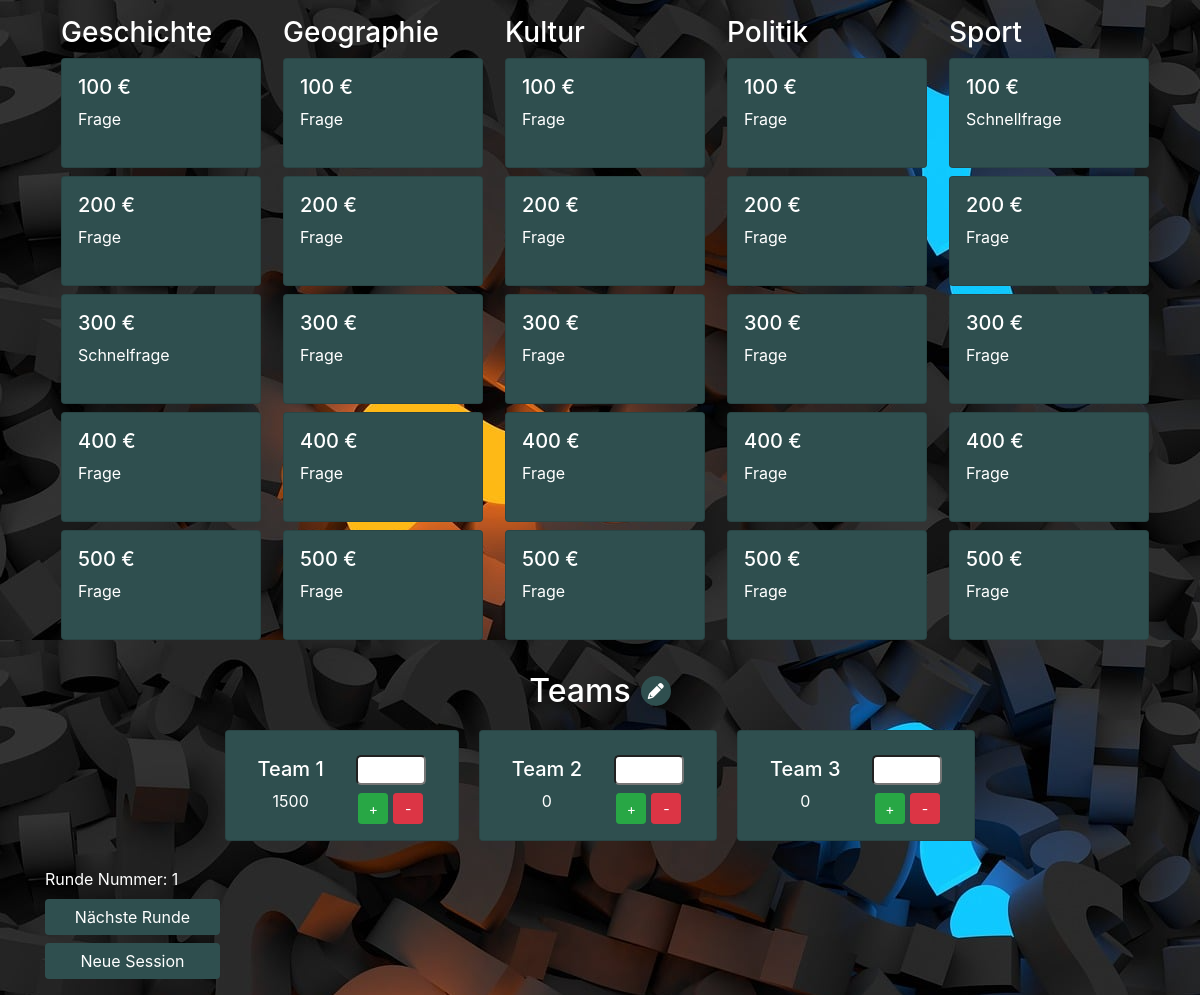
The page / on the database its author committed.
### tables this page shows
CREATE TABLE questions (
                ﻿question_id INTEGER PRIMARY KEY,
                question TEXT,
                answer TEXT,
                category TEXT,
                type TEXT,
                points INTEGER
            );

CREATE TABLE teams (
                team_id INTEGER PRIMARY KEY AUTOINCREMENT,
                name TEXT NOT NULL,
                score INTEGER DEFAULT 0,
                buzzer_id INTEGER,
                is_active INTEGER
                );

### app.py (the view)
@app.route('/')
def index():
    teams = dao.get_teams()
    answered_question_ids = dao.get_answered_questions_of_round(session_id, round_number)
    question_matrix = get_question_matrix_from_json_ids(dao, round_number, rounds_json_filepath)
    return render_template('index.html', question_matrix=question_matrix, answered_question_ids=answered_question_ids, teams=teams, round_number=round_number)

### database_access.py (called while the page is built)
    def get_db_connection(self) -> tuple[sqlite3.Connection, sqlite3.Cursor]:
        try:
            conn = sqlite3.connect(self.dbfile, check_same_thread=False)
            cursor = conn.cursor()
            cursor.row_factory = sqlite3.Row
            return conn, cursor
        except sqlite3.Error as err:
            error_handler(err,traceback.format_exc())

    def get_multiple_questions_by_ids(self, question_ids):
        try:
            conn, cursor = self.get_db_connection()
            placeholders = ','.join('?' for _ in question_ids)
            query = f'SELECT * FROM questions WHERE question_id IN ({placeholders}) ORDER BY points ASC'
            questions = cursor.execute(query, question_ids).fetchall()
            conn.close()
            return questions
        except sqlite3.Error as err:
            error_handler(err, traceback.format_exc())

    def get_teams(self) -> list:
        try:
            conn, cursor = self.get_db_connection()
            teams = cursor.execute('SELECT * FROM teams').fetchall()
            conn.close()
            return teams
        except sqlite3.Error as err:
            error_handler(err,traceback.format_exc())

    def get_answered_questions_of_round(self, session_id, round_number) -> list:
        try:
            conn, cursor = self.get_db_connection()
            result = cursor.execute('SELECT question_id FROM sessions WHERE session_id = ? AND round_number = ? AND points > 0', (session_id, round_number)).fetchall()
            conn.close()
            return [r["question_id"] for r in result]
        except sqlite3.Error as err:
            self.error_handler(err, traceback.format_exc())
            return None

### question_selector.py (called while the page is built)
def get_question_matrix_from_json_ids(dao, round_number, json_filepath):
    question_matrix = []
    with open(json_filepath, 'r') as file:
        parsed_data = json.load(file)
        json_obj = next((item for item in parsed_data if item["round_number"] == round_number), None)
        questions = json_obj.get("questions")
        if questions:
            for category in questions:
                question_ids = questions[category]
                print(question_ids)
                if question_ids:
                    question_matrix.append(dao.get_multiple_questions_by_ids(question_ids))
    return question_matrix

### templates/index.html (shortened to what this page needs)
<!DOCTYPE html>
<html lang="en">
<head>
    <link rel="stylesheet" href="https://stackpath.bootstrapcdn.com/bootstrap/4.5.2/css/bootstrap.min.css">
    <link rel="stylesheet" href="https://cdnjs.cloudflare.com/ajax/libs/font-awesome/6.0.0-beta3/css/all.min.css">
</head>
<body>
    <div class="container">
        <div class="row my-3">
            {% for category in question_matrix %}
                <div class="col-md-2 mx-3">
                    <div class="category-block">
                        <h3>{{ category[0]["category"] }}</h3>
                        <div class="d-flex flex-column">
                            {% for question in category %}
                                <div class="card question-card mb-2 {{ "answered" if question["question_id"] in answered_question_ids }}" data-question-id="{{ question["question_id"] }}"">
                                    <div class="card-body">
                                        <h5 class="card-title">{{ question["points"] }} €</h5>
                                        <p class="card-text">{{ question["type"] }}</p>
                                    </div>
                                </div>
                            {% endfor %}
                        </div>
                    </div>
                </div>
            {% endfor %}
        </div>
        <div class="row mt-4">
            <div class="col-md-12">
                <div class="team-cards-wrapper">
                    <div class="team-header">
                        <h2>Teams</h2>
                        <button id="toggle-team-settings-btn" class="btn btn-primary btn-icon">
                            <i class="fas fa-pencil-alt"></i>
                        </button>
                    </div>
                    <div class="row team-cards-container">
                        {% for team in teams %}
                        <div>
                            <div class="card team-card {{ 'active' if team.is_active }}" data-team-id="{{ team.team_id }}">
                                <div class="card-body team-card-body">
                                    <div class="mx-3">
                                        <h5 class="card-title">{{ team.name }}</h5>
                                        <span class="card-text">{{ team.score }}</span>
                                    </div>
                                    <div class="team-add-points mt-2 mx-3">
                                        <input type="number" class="mb-2 team-add-points-input" id="points-{{ team.team_id }}">
                                        <div class="manual-score-change-container">
                                            <button class="btn btn-success btn-sm team-control-btn" data-team-id="{{ team.team_id }}" data-action="add">+</button>
                                            <button class="btn btn-danger btn-sm team-control-btn" data-team-id="{{ team.team_id }}" data-action="subtract">-</button>
                                        </div>
                                    </div>
                                </div>
                            </div>
                        </div>
                        {% endfor %}
                    </div>
                </div>
            </div>
        </div>
        <div class="my-3">
            <div class="mt-2">
                <span class="session-controls">Runde Nummer: <span id="round-number">{{ round_number }}</span></span>
            </div>
            <form action="{{ url_for('next_round') }}" method="post" class="mt-2">
                <button type="submit" class="btn btn-primary session-controls">Nächste Runde</button>
            </form>
            <form action="{{ url_for('new_session') }}" method="post" class="mt-2">
                <button type="submit" class="btn btn-primary session-controls">Neue Session</button>
            </form>
        </div>
    </div>
</body>
</html>

### templates/index.html (style rules this page uses)
body { color: white; background-image: url("/static/images/question-mark.png"); }
.btn-primary { background-color: darkslategrey; border: none; }
.question-card { cursor: pointer; }
.card { background-color: darkslategrey; height: 110px; width: 200px; }
.card-body { padding: 1rem; }
.card-title { margin-bottom: 0.5rem; overflow: hidden; white-space: nowrap; text-overflow: ellipsis; max-width: 150px; }
.category-block { width: 100%; }
.team-cards-wrapper { text-align: center; }
.team-header { display: flex; align-items: center; justify-content: center; gap: 10px; margin-bottom: 20px; }
.team-header h2 { margin: 0; }
.team-cards-container { display: flex; justify-content: center; align-items: center; flex-wrap: wrap; gap: 20px; }
.team-card { position: relative; height: auto; width: 100%; margin-bottom: 10px; }
.team-card-body { display: flex; justify-content: space-between; align-items: center; }
.team-add-points { display: flex; flex-direction: column; align-items: center; }
.team-add-points-input { width: 70px; margin-bottom: 10px; border-radius: 5px; }
.team-control-btn { width: 30px; }
.manual-score-change-container { display: flex; gap: 5px; }
.btn-icon { width: 30px; height: 30px; padding: 0; border-radius: 50%; border: none; display: flex; align-items: center; justify-content: center; background-color: darkslategrey; }
.session-controls { width: 175px; }

### rows shown on the page
questions: category "Geschichte", points "100", type "Frage"
questions: points "200", type "Frage"
questions: points "300", type "Schnelfrage"
questions: points "400", type "Frage"
questions: points "500", type "Frage"
questions: category "Geographie", points "100", type "Frage"
questions: points "200", type "Frage"
questions: points "300", type "Frage"
questions: points "400", type "Frage"
questions: points "500", type "Frage"
questions: category "Kultur", points "100", type "Frage"
questions: points "200", type "Frage"
questions: points "300", type "Frage"
questions: points "400", type "Frage"
questions: points "500", type "Frage"
questions: category "Politik", points "100", type "Frage"
questions: points "200", type "Frage"
questions: points "300", type "Frage"
questions: points "400", type "Frage"
questions: points "500", type "Frage"
questions: category "Sport", points "100", type "Schnellfrage"
questions: points "200", type "Frage"
questions: points "300", type "Frage"
questions: points "400", type "Frage"
questions: points "500", type "Frage"
teams: name "Team 1", score "1500"
teams: name "Team 2", score "0"
teams: name "Team 3", score "0"

### other values the page prints
{{ round_number }} "1"
